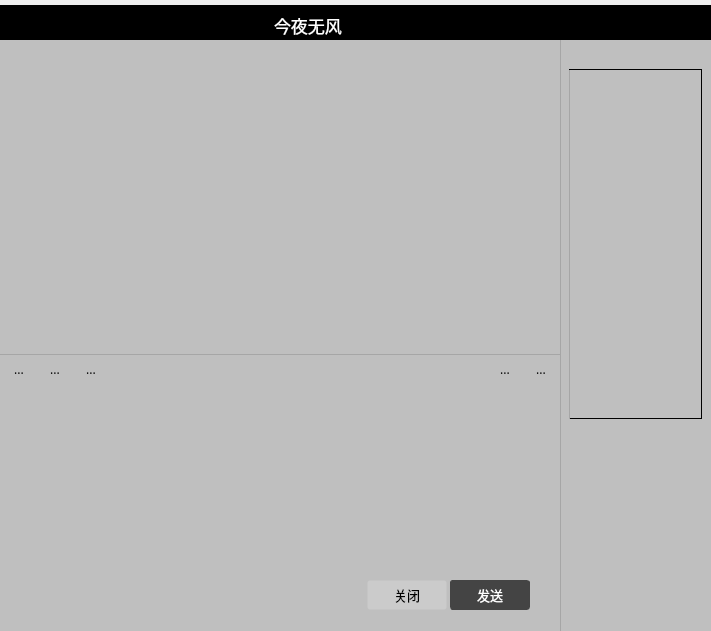
<?xml version="1.0" encoding="UTF-8"?>
<ui version="4.0">
 <class>Chat</class>
 <widget class="QWidget" name="Chat">
  <property name="geometry">
   <rect>
    <x>0</x>
    <y>0</y>
    <width>711</width>
    <height>631</height>
   </rect>
  </property>
  <property name="windowTitle">
   <string>Form</string>
  </property>
  <widget class="QWidget" name="layoutWidget">
   <property name="geometry">
    <rect>
     <x>0</x>
     <y>2</y>
     <width>711</width>
     <height>41</height>
    </rect>
   </property>
   <layout class="QHBoxLayout" name="horizontalLayout">
    <property name="spacing">
     <number>0</number>
    </property>
    <property name="topMargin">
     <number>0</number>
    </property>
    <property name="rightMargin">
     <number>0</number>
    </property>
    <property name="bottomMargin">
     <number>0</number>
    </property>
    <item>
     <widget class="QWidget" name="widget_4" native="true">
      <property name="minimumSize">
       <size>
        <width>332</width>
        <height>41</height>
       </size>
      </property>
      <property name="maximumSize">
       <size>
        <width>16777215</width>
        <height>34</height>
       </size>
      </property>
      <property name="styleSheet">
       <string notr="true">background-color: rgb(0, 0, 0);</string>
      </property>
      <layout class="QHBoxLayout" name="horizontalLayout_5">
       <property name="leftMargin">
        <number>0</number>
       </property>
       <property name="topMargin">
        <number>0</number>
       </property>
       <property name="rightMargin">
        <number>0</number>
       </property>
       <property name="bottomMargin">
        <number>0</number>
       </property>
       <item>
        <spacer name="horizontalSpacer_2">
         <property name="orientation">
          <enum>Qt::Horizontal</enum>
         </property>
         <property name="sizeHint" stdset="0">
          <size>
           <width>260</width>
           <height>20</height>
          </size>
         </property>
        </spacer>
       </item>
       <item>
        <widget class="QLabel" name="label">
         <property name="minimumSize">
          <size>
           <width>0</width>
           <height>33</height>
          </size>
         </property>
         <property name="font">
          <font>
           <family>Microsoft YaHei</family>
           <pointsize>13</pointsize>
           <stylestrategy>PreferAntialias</stylestrategy>
          </font>
         </property>
         <property name="styleSheet">
          <string notr="true">color: rgb(255, 255, 255);</string>
         </property>
         <property name="text">
          <string>今夜无风</string>
         </property>
        </widget>
       </item>
       <item>
        <spacer name="horizontalSpacer_3">
         <property name="orientation">
          <enum>Qt::Horizontal</enum>
         </property>
         <property name="sizeHint" stdset="0">
          <size>
           <width>40</width>
           <height>20</height>
          </size>
         </property>
        </spacer>
       </item>
       <item>
        <widget class="QToolButton" name="toolButton">
         <property name="text">
          <string>...</string>
         </property>
         <property name="icon">
          <iconset resource="res.qrc">
           <normaloff>:/lib/zuixiaohua.png</normaloff>:/lib/zuixiaohua.png</iconset>
         </property>
         <property name="iconSize">
          <size>
           <width>20</width>
           <height>20</height>
          </size>
         </property>
         <property name="autoRaise">
          <bool>true</bool>
         </property>
        </widget>
       </item>
       <item>
        <widget class="QToolButton" name="toolButton_2">
         <property name="text">
          <string>...</string>
         </property>
         <property name="icon">
          <iconset resource="res.qrc">
           <normaloff>:/lib/max.png</normaloff>:/lib/max.png</iconset>
         </property>
         <property name="iconSize">
          <size>
           <width>20</width>
           <height>20</height>
          </size>
         </property>
         <property name="autoRaise">
          <bool>true</bool>
         </property>
        </widget>
       </item>
       <item>
        <widget class="QToolButton" name="toolButton_3">
         <property name="text">
          <string>...</string>
         </property>
         <property name="icon">
          <iconset resource="res.qrc">
           <normaloff>:/lib/guanbi.png</normaloff>:/lib/guanbi.png</iconset>
         </property>
         <property name="iconSize">
          <size>
           <width>20</width>
           <height>20</height>
          </size>
         </property>
         <property name="autoRaise">
          <bool>true</bool>
         </property>
        </widget>
       </item>
       <item>
        <spacer name="horizontalSpacer_5">
         <property name="orientation">
          <enum>Qt::Horizontal</enum>
         </property>
         <property name="sizeType">
          <enum>QSizePolicy::Fixed</enum>
         </property>
         <property name="sizeHint" stdset="0">
          <size>
           <width>5</width>
           <height>20</height>
          </size>
         </property>
        </spacer>
       </item>
      </layout>
     </widget>
    </item>
   </layout>
  </widget>
  <widget class="QWidget" name="layoutWidget_2">
   <property name="geometry">
    <rect>
     <x>0</x>
     <y>40</y>
     <width>711</width>
     <height>591</height>
    </rect>
   </property>
   <layout class="QHBoxLayout" name="horizontalLayout_3">
    <property name="spacing">
     <number>0</number>
    </property>
    <item>
     <widget class="QWidget" name="widget" native="true">
      <property name="font">
       <font>
        <family>Microsoft YaHei</family>
       </font>
      </property>
      <property name="styleSheet">
       <string notr="true">background-color: rgb(191, 191, 191);</string>
      </property>
      <layout class="QVBoxLayout" name="verticalLayout_4" stretch="0,0,0,0,0">
       <property name="spacing">
        <number>3</number>
       </property>
       <property name="leftMargin">
        <number>0</number>
       </property>
       <property name="topMargin">
        <number>0</number>
       </property>
       <property name="rightMargin">
        <number>0</number>
       </property>
       <property name="bottomMargin">
        <number>0</number>
       </property>
       <item>
        <layout class="QVBoxLayout" name="verticalLayout_2">
         <item>
          <widget class="QScrollArea" name="scrollArea">
           <property name="styleSheet">
            <string notr="true">background-color:transparent;
border-width:0;
border-style:outset;</string>
           </property>
           <property name="verticalScrollBarPolicy">
            <enum>Qt::ScrollBarAlwaysOff</enum>
           </property>
           <property name="horizontalScrollBarPolicy">
            <enum>Qt::ScrollBarAlwaysOff</enum>
           </property>
           <property name="widgetResizable">
            <bool>true</bool>
           </property>
           <widget class="QWidget" name="scrollAreaWidgetContents">
            <property name="geometry">
             <rect>
              <x>0</x>
              <y>0</y>
              <width>556</width>
              <height>305</height>
             </rect>
            </property>
            <property name="styleSheet">
             <string notr="true"/>
            </property>
            <layout class="QGridLayout" name="gridLayout">
             <item row="0" column="0">
              <layout class="QVBoxLayout" name="verticalLayout_5">
               <property name="spacing">
                <number>8</number>
               </property>
              </layout>
             </item>
            </layout>
           </widget>
          </widget>
         </item>
        </layout>
       </item>
       <item>
        <widget class="QWidget" name="widget_3" native="true">
         <property name="styleSheet">
          <string notr="true">background-color: rgb(191, 191, 191);
border-width:1px;
border-style:solid;
border-top-color: rgb(166, 166, 166);</string>
         </property>
         <layout class="QHBoxLayout" name="horizontalLayout_4">
          <property name="leftMargin">
           <number>4</number>
          </property>
          <property name="topMargin">
           <number>0</number>
          </property>
          <property name="rightMargin">
           <number>4</number>
          </property>
          <property name="bottomMargin">
           <number>0</number>
          </property>
          <item>
           <widget class="QToolButton" name="toolButton_4">
            <property name="minimumSize">
             <size>
              <width>30</width>
              <height>30</height>
             </size>
            </property>
            <property name="maximumSize">
             <size>
              <width>30</width>
              <height>30</height>
             </size>
            </property>
            <property name="text">
             <string>...</string>
            </property>
            <property name="icon">
             <iconset resource="res.qrc">
              <normaloff>:/lib/weixiao.png</normaloff>:/lib/weixiao.png</iconset>
            </property>
            <property name="iconSize">
             <size>
              <width>20</width>
              <height>20</height>
             </size>
            </property>
            <property name="autoRaise">
             <bool>true</bool>
            </property>
           </widget>
          </item>
          <item>
           <widget class="QToolButton" name="toolButton_5">
            <property name="minimumSize">
             <size>
              <width>30</width>
              <height>30</height>
             </size>
            </property>
            <property name="maximumSize">
             <size>
              <width>30</width>
              <height>30</height>
             </size>
            </property>
            <property name="text">
             <string>...</string>
            </property>
            <property name="icon">
             <iconset resource="res.qrc">
              <normaloff>:/lib/caijian.png</normaloff>:/lib/caijian.png</iconset>
            </property>
            <property name="iconSize">
             <size>
              <width>20</width>
              <height>20</height>
             </size>
            </property>
            <property name="autoRaise">
             <bool>true</bool>
            </property>
           </widget>
          </item>
          <item>
           <widget class="QToolButton" name="toolButton_6">
            <property name="minimumSize">
             <size>
              <width>30</width>
              <height>30</height>
             </size>
            </property>
            <property name="maximumSize">
             <size>
              <width>30</width>
              <height>30</height>
             </size>
            </property>
            <property name="text">
             <string>...</string>
            </property>
            <property name="icon">
             <iconset resource="res.qrc">
              <normaloff>:/lib/mianxingtubiao_zhendong.png</normaloff>:/lib/mianxingtubiao_zhendong.png</iconset>
            </property>
            <property name="iconSize">
             <size>
              <width>20</width>
              <height>20</height>
             </size>
            </property>
            <property name="autoRaise">
             <bool>true</bool>
            </property>
           </widget>
          </item>
          <item>
           <spacer name="horizontalSpacer_4">
            <property name="orientation">
             <enum>Qt::Horizontal</enum>
            </property>
            <property name="sizeHint" stdset="0">
             <size>
              <width>40</width>
              <height>20</height>
             </size>
            </property>
           </spacer>
          </item>
          <item>
           <widget class="QToolButton" name="toolButton_7">
            <property name="minimumSize">
             <size>
              <width>30</width>
              <height>30</height>
             </size>
            </property>
            <property name="maximumSize">
             <size>
              <width>30</width>
              <height>30</height>
             </size>
            </property>
            <property name="text">
             <string>...</string>
            </property>
            <property name="icon">
             <iconset resource="res.qrc">
              <normaloff>:/lib/fangda.png</normaloff>:/lib/fangda.png</iconset>
            </property>
            <property name="iconSize">
             <size>
              <width>20</width>
              <height>20</height>
             </size>
            </property>
            <property name="autoRaise">
             <bool>true</bool>
            </property>
           </widget>
          </item>
          <item>
           <widget class="QToolButton" name="toolButton_8">
            <property name="minimumSize">
             <size>
              <width>30</width>
              <height>30</height>
             </size>
            </property>
            <property name="maximumSize">
             <size>
              <width>30</width>
              <height>30</height>
             </size>
            </property>
            <property name="text">
             <string>...</string>
            </property>
            <property name="icon">
             <iconset resource="res.qrc">
              <normaloff>:/lib/shijian.png</normaloff>:/lib/shijian.png</iconset>
            </property>
            <property name="iconSize">
             <size>
              <width>20</width>
              <height>20</height>
             </size>
            </property>
            <property name="autoRaise">
             <bool>true</bool>
            </property>
           </widget>
          </item>
         </layout>
        </widget>
       </item>
       <item>
        <widget class="QLineEdit" name="lineEdit">
         <property name="minimumSize">
          <size>
           <width>0</width>
           <height>190</height>
          </size>
         </property>
         <property name="font">
          <font>
           <family>Microsoft YaHei</family>
           <pointsize>14</pointsize>
           <stylestrategy>PreferAntialias</stylestrategy>
          </font>
         </property>
         <property name="styleSheet">
          <string notr="true">background-color:transparent;
border-width:0;
border-style:outset;</string>
         </property>
         <property name="text">
          <string/>
         </property>
         <property name="alignment">
          <set>Qt::AlignLeading|Qt::AlignLeft|Qt::AlignTop</set>
         </property>
        </widget>
       </item>
       <item>
        <layout class="QHBoxLayout" name="horizontalLayout_2">
         <item>
          <spacer name="horizontalSpacer">
           <property name="orientation">
            <enum>Qt::Horizontal</enum>
           </property>
           <property name="sizeHint" stdset="0">
            <size>
             <width>40</width>
             <height>20</height>
            </size>
           </property>
          </spacer>
         </item>
         <item>
          <widget class="QPushButton" name="pushButton_4">
           <property name="minimumSize">
            <size>
             <width>80</width>
             <height>30</height>
            </size>
           </property>
           <property name="font">
            <font>
             <family>Microsoft YaHei</family>
             <pointsize>10</pointsize>
             <stylestrategy>PreferAntialias</stylestrategy>
            </font>
           </property>
           <property name="styleSheet">
            <string notr="true">border-style:solid;
background-color: rgb(203, 203, 203);
border-width:1px;
border-radius:3px;</string>
           </property>
           <property name="text">
            <string>关闭</string>
           </property>
           <property name="shortcut">
            <string>Alt+C</string>
           </property>
          </widget>
         </item>
         <item>
          <widget class="QPushButton" name="pushButton_3">
           <property name="minimumSize">
            <size>
             <width>80</width>
             <height>30</height>
            </size>
           </property>
           <property name="font">
            <font>
             <family>Microsoft YaHei</family>
             <pointsize>10</pointsize>
             <stylestrategy>PreferAntialias</stylestrategy>
            </font>
           </property>
           <property name="styleSheet">
            <string notr="true">border-style:solid;
border-color: rgb(68, 68, 68);
background-color: rgb(68, 68, 68);
border-width:1px;
border-radius:3px;
color: rgb(255, 255, 255);</string>
           </property>
           <property name="text">
            <string>发送</string>
           </property>
           <property name="shortcut">
            <string>Return</string>
           </property>
           <property name="autoDefault">
            <bool>true</bool>
           </property>
          </widget>
         </item>
         <item>
          <spacer name="horizontalSpacer_7">
           <property name="orientation">
            <enum>Qt::Horizontal</enum>
           </property>
           <property name="sizeType">
            <enum>QSizePolicy::Fixed</enum>
           </property>
           <property name="sizeHint" stdset="0">
            <size>
             <width>30</width>
             <height>20</height>
            </size>
           </property>
          </spacer>
         </item>
        </layout>
       </item>
       <item>
        <widget class="QLabel" name="label_3">
         <property name="minimumSize">
          <size>
           <width>0</width>
           <height>18</height>
          </size>
         </property>
         <property name="text">
          <string/>
         </property>
        </widget>
       </item>
      </layout>
     </widget>
    </item>
    <item>
     <widget class="QWidget" name="widget_2" native="true">
      <property name="minimumSize">
       <size>
        <width>151</width>
        <height>0</height>
       </size>
      </property>
      <property name="maximumSize">
       <size>
        <width>149</width>
        <height>16777215</height>
       </size>
      </property>
      <property name="styleSheet">
       <string notr="true">background-color: rgb(191, 191, 191);
border-width:1px;
border-style:solid;
border-left-color: rgb(166, 166, 166);</string>
      </property>
      <layout class="QVBoxLayout" name="verticalLayout_3">
       <item>
        <spacer name="verticalSpacer">
         <property name="orientation">
          <enum>Qt::Vertical</enum>
         </property>
         <property name="sizeType">
          <enum>QSizePolicy::Fixed</enum>
         </property>
         <property name="sizeHint" stdset="0">
          <size>
           <width>20</width>
           <height>20</height>
          </size>
         </property>
        </spacer>
       </item>
       <item>
        <widget class="QLabel" name="label_2">
         <property name="minimumSize">
          <size>
           <width>122</width>
           <height>350</height>
          </size>
         </property>
         <property name="maximumSize">
          <size>
           <width>137</width>
           <height>362</height>
          </size>
         </property>
         <property name="styleSheet">
          <string notr="true">border-image: url(:/lib/body.png);</string>
         </property>
         <property name="text">
          <string/>
         </property>
        </widget>
       </item>
       <item>
        <spacer name="verticalSpacer_2">
         <property name="orientation">
          <enum>Qt::Vertical</enum>
         </property>
         <property name="sizeHint" stdset="0">
          <size>
           <width>20</width>
           <height>169</height>
          </size>
         </property>
        </spacer>
       </item>
      </layout>
     </widget>
    </item>
   </layout>
  </widget>
 </widget>
 <resources>
  <include location="res.qrc"/>
 </resources>
 <connections/>
</ui>
